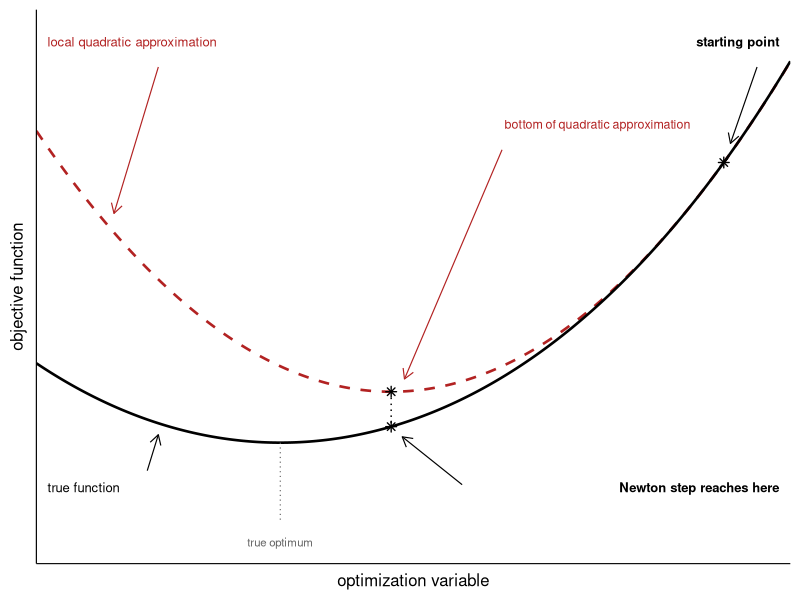

Write R code to recreate this figure.
# Used in: slides/05-multivariate-second-order/slides-multivar-second-order-1-newton-raphson.tex
#
# Benign counterpart to Figure 5.8 in Aggarwal (2020), where a far too flat
# quadratic model makes the Newton step overshoot and worsen the objective.
#
#   f(x) = x^2 / 2 + x^4 / 80,   x0 = 2,   x* = 0
#
# Here the model is too curved instead (f'' drops from 1.6 at x0 to 1 at x*),
# so it lies above the true function and the step stops short of the optimum
# -- but it still yields a large decrease (2.2 -> 0.13, better than the
# predicted 0.40), so no line search is needed.

library(ggplot2)

f <- function(x) x^2 / 2 + x^4 / 80
f_grad <- function(x) x + x^3 / 20
f_hess <- function(x) 1 + 3 * x^2 / 20

x0 <- 2
x_star <- 0

# second-order Taylor model around x0 and the resulting Newton step
quad <- function(x) f(x0) + f_grad(x0) * (x - x0) + 0.5 * f_hess(x0) * (x - x0)^2
x1 <- x0 - f_grad(x0) / f_hess(x0)

x_lim <- c(-1.1, 2.3)
y_lim <- c(-0.95, 3.4)

grid <- data.frame(x = seq(x_lim[1], x_lim[2], length.out = 601))
curves <- rbind(
  data.frame(x = grid$x, y = f(grid$x), fun = "true"),
  data.frame(x = grid$x, y = quad(grid$x), fun = "quad")
)

pts <- data.frame(
  x = c(x0, x1, x1),
  y = c(f(x0), f(x1), quad(x1))
)

label_size <- 3.3
arrow_style <- arrow(length = unit(0.02, "npc"))

p <- ggplot(curves, aes(x = x, y = y, linetype = fun, color = fun)) +
  geom_line(linewidth = 0.9) +
  scale_linetype_manual(values = c(true = "solid", quad = "dashed")) +
  scale_color_manual(values = c(true = "black", quad = "firebrick")) +
  # vertical drop from the bottom of the quadratic model to the true function
  annotate(
    "segment",
    x = x1,
    xend = x1,
    y = quad(x1),
    yend = f(x1),
    linetype = "dotted",
    linewidth = 0.5
  ) +
  # true minimizer for reference
  annotate(
    "segment",
    x = x_star,
    xend = x_star,
    y = f(x_star),
    yend = -0.62,
    linetype = "dotted",
    linewidth = 0.4,
    color = "grey40"
  ) +
  annotate(
    "text",
    x = x_star,
    y = -0.78,
    label = "true optimum",
    size = label_size - 0.4,
    color = "grey40"
  ) +
  geom_point(
    data = pts,
    aes(x = x, y = y),
    inherit.aes = FALSE,
    shape = 8,
    size = 2.1,
    stroke = 0.7
  ) +
  # annotations
  annotate(
    "text",
    x = 2.25,
    y = 3.15,
    label = "starting point",
    size = label_size,
    hjust = 1,
    fontface = "bold"
  ) +
  annotate(
    "segment",
    x = 2.15,
    xend = 2.03,
    y = 2.95,
    yend = 2.35,
    arrow = arrow_style,
    linewidth = 0.4
  ) +
  annotate(
    "text",
    x = -1.05,
    y = 3.15,
    label = "local quadratic approximation",
    size = label_size,
    hjust = 0,
    color = "firebrick"
  ) +
  annotate(
    "segment",
    x = -0.55,
    xend = -0.75,
    y = 2.95,
    yend = 1.8,
    arrow = arrow_style,
    linewidth = 0.4,
    color = "firebrick"
  ) +
  annotate(
    "text",
    x = 1.85,
    y = 2.5,
    label = "bottom of quadratic approximation",
    size = label_size - 0.15,
    hjust = 1,
    lineheight = 0.95,
    color = "firebrick"
  ) +
  annotate(
    "segment",
    x = 1.0,
    xend = x1 + 0.06,
    y = 2.3,
    yend = quad(x1) + 0.1,
    arrow = arrow_style,
    linewidth = 0.4,
    color = "firebrick"
  ) +
  annotate(
    "text",
    x = 2.25,
    y = -0.35,
    label = "Newton step reaches here",
    size = label_size,
    hjust = 1,
    fontface = "bold",
    lineheight = 0.95
  ) +
  annotate(
    "segment",
    x = 0.82,
    xend = x1 + 0.05,
    y = -0.33,
    yend = f(x1) - 0.08,
    arrow = arrow_style,
    linewidth = 0.4
  ) +
  annotate(
    "text",
    x = -1.05,
    y = -0.35,
    label = "true function",
    size = label_size,
    hjust = 0
  ) +
  annotate(
    "segment",
    x = -0.6,
    xend = -0.55,
    y = -0.22,
    yend = f(-0.55) - 0.09,
    arrow = arrow_style,
    linewidth = 0.4
  ) +
  coord_cartesian(xlim = x_lim, ylim = y_lim, expand = FALSE) +
  labs(x = "optimization variable", y = "objective function") +
  theme_minimal(base_size = 14) +
  theme(
    legend.position = "none",
    panel.grid = element_blank(),
    axis.text = element_blank(),
    axis.ticks = element_blank(),
    axis.line = element_line(linewidth = 0.4),
    axis.title = element_text(size = 12)
  )

ggsave(
  filename = "../figure/NR_quad_approx_good.png",
  plot = p,
  width = 4.5,
  height = 2.5,
  dpi = 300
)
